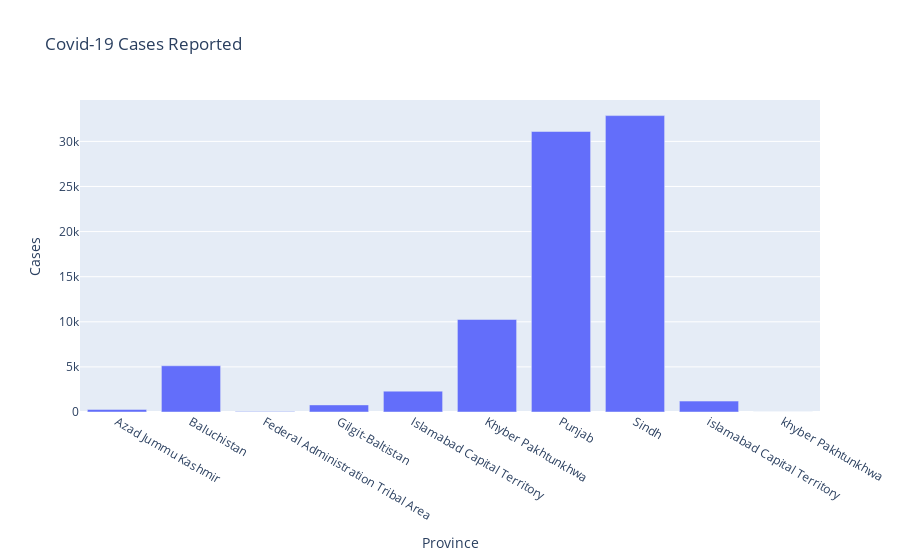

The notebook cell saved with this chart:
### Code cell
fig = px.bar(dataset_province, x=dataset_province.index, y=dataset_province.Cases,title="Covid-19 Cases Reported")
fig.show()

### Figure 1 — Plotly figure (JSON) as saved in the notebook; plotly's stock layout.template omitted (floating-point values rounded to 4 significant figures)
{"data": [{"alignmentgroup": "True", "hovertemplate": "Province=%{x}<br>Cases=%{y}<extra></extra>", "legendgroup": "", "marker": {"color": "#636efa", "pattern": {"shape": ""}}, "name": "", "offsetgroup": "", "orientation": "v", "showlegend": false, "textposition": "auto", "type": "bar", "x": ["Azad Jummu Kashmir", "Baluchistan", "Federal Administration Tribal Area", "Gilgit-Baltistan", "Islamabad Capital Territory", "Khyber Pakhtunkhwa", "Punjab", "Sindh", "islamabad Capital Territory", "khyber Pakhtunkhwa"], "xaxis": "x", "y": [285, 5125, 53, 787, 2313, 10257, 31096, 32858, 1210, 2], "yaxis": "y"}], "layout": {"barmode": "relative", "legend": {"tracegroupgap": 0}, "title": {"text": "Covid-19 Cases Reported"}, "xaxis": {"anchor": "y", "domain": [0, 1], "title": {"text": "Province"}}, "yaxis": {"anchor": "x", "domain": [0, 1], "title": {"text": "Cases"}}}}
